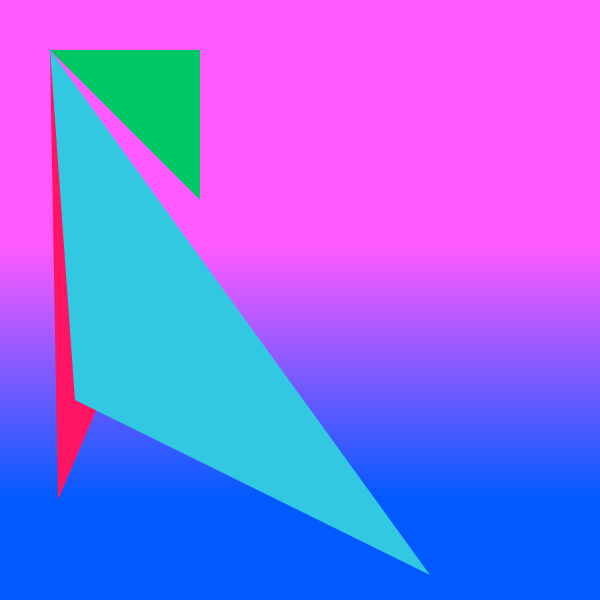
Frame 1 (no input)
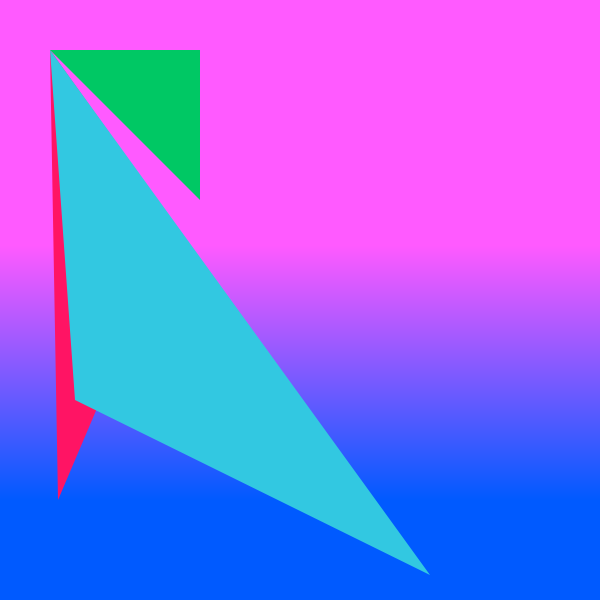
Frame 60 (the mouse pressed at the canvas centre just before this capture)
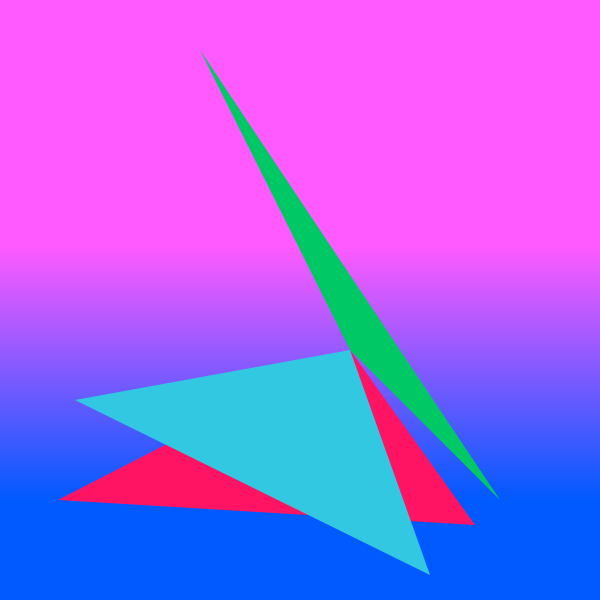
Frame 120 (the mouse held since frame 60 and released just before this capture)

The Processing sketch that drew these frames (run headless with seeded random() and noise(); from frame 60 on, the mouse is pressed at the canvas centre):

// Processing sketch: processing_72036
// ── processing_72036.pde

void setup (){
  size(600,600);
int r = 500;
int y = 0;
while(y<600)
{
  stroke(r,90,255);
  line(0,y,600,y);
  y= y + 1;
  r = r - 1;
}

  frameRate(50);
}

void draw(){
 fill(300,20,100);
 int r = 500;
int y = 0;
while(y<600)
{
  stroke(r,90,255);
  line(0,y,600,y);
  y= y + 1;
  r = r - 1;
}

 noStroke();
 triangle(mouseX+50,mouseY+50, 58, 500,mouseX+175,mouseY+225);
fill(50,200,225);
 noStroke();
 triangle(75, 400,mouseX+50,mouseY+50, 430, 575); 
 fill(0,200,100);
 noStroke();
 triangle(mouseX+200,mouseY+200, 200, 50,mouseX+50,mouseY+50);
}
